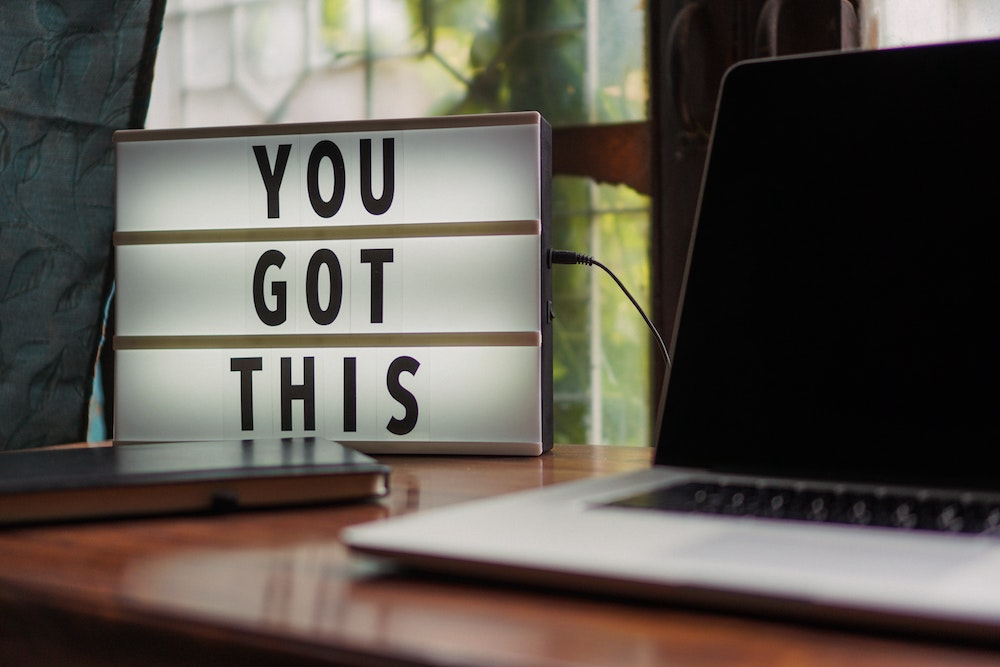
#> input picture exercise/images/sign.jpg, 1000 x 667 px
$ jupyter execute --allow-errors 2019_12_23_install_openvino.ipynb   (shell and % lines are left out)
#> lines starting #> are read from the running program, lines starting #| are printed output that depends on the picture
<a href="https://colab.research.google.com/github/Nov05/Udactiy-Intel-Edge-AI-Scholarship/blob/master/notebooks/2019_12_23_install_openvino.ipynb" target="_parent"></a>

[cell 1]
# created by nov05 on 2019-12-23

Install Intel® Distribution of OpenVINO™ toolkit for Linux*
https://docs.openvinotoolkit.org/latest/_docs_install_guides_installing_openvino_linux.html#install-openvino
Full package
http://registrationcenter-download.intel.com/akdlm/irc_nas/16057/l_openvino_toolkit_p_2019.3.376.tgz
Customization package
http://registrationcenter-download.intel.com/akdlm/irc_nas/16057/l_openvino_toolkit_p_2019.3.376_online.tgz

FastAI to OpenVINO
https://colab.research.google.com/drive/1TdjV6bSrgSAL6RcGsYzCaWMdaqaqCYID

# System Requirements

https://software.intel.com/en-us/openvino-toolkit/documentation/system-requirements

**Processors**
6th to 10th generation Intel® Core™ and Intel® Xeon®    processors

**Compatible Operating Systems**
Ubuntu* 18.04.3 LTS (64 bit)
Windows® 10 (64 bit)
CentOS* 7.4 (64 bit)
macOS* 10.13, 10.14 (64 bit)

[cell 2]
## check CPU specification
## https://colab.research.google.com/drive/16eTwQc1RBaLrMYaeGl6dNhQxMWXj8lUJ

[cell 3]
## check Ubuntu version - Ubuntu 18.04.3 LTS
## https://software.intel.com/en-us/forums/intel-distribution-of-openvino-toolkit/topic/813684
## Ubuntu 18 is technically not supported by OpenVino.
## That said many people in the OpenVino community have gotten
## it working on Ubuntu 18.

Some directories:
```
<INSTALL_DIR> /opt/intel/
<USER> workspace (/content/drive/My Drive/software/Intel OpenVINO 2019 R3.1/workspace)
~ /root
```
Some acronyms:
```
IR = Intermediate Representation
```

# Installation

[cell 4]
from google.colab import drive
#> (the rest of this cell did not finish here and is left out)

[cell 5]
# %%time
# %%capture
# ## install tools
# !sudo apt-get install -y pciutils cpio
# !sudo apt autoremove
# ## downnload installation files
# # !wget http://registrationcenter-download.intel.com/akdlm/irc_nas/16057/l_openvino_toolkit_p_2019.3.376.tgz
# # path = "/content/l_openvino_toolkit_p_2019.3.376.tgz"
# path = "/content/drive/My Drive/software/Intel OpenVINO 2019 R3.1/l_openvino_toolkit_p_2019.3.376.tgz"
# ## install openvino
# !tar xf "{path}" && \
#     cd l_openvino_toolkit_p* && \
#     ./install_openvino_dependencies.sh && \
#     sed -i 's/decline/accept/g' silent.cfg && \
#     ./install.sh --silent silent.cfg
# ## install prerequisites
# !/opt/intel/openvino/deployment_tools/model_optimizer/install_prerequisites/install_prerequisites.sh

[cell 6]
# %%time
# %%capture
# ## run demo
# !source /opt/intel/openvino/bin/setupvars.sh && \
#  /opt/intel/openvino/deployment_tools/demo/demo_squeezenet_download_convert_run.sh

[cell 7]
# Setting up pciutils (1:3.5.2-1ubuntu1.1) ...
'''
The following package was automatically installed and is no longer required:
  libnvidia-common-430
Use 'sudo apt autoremove' to remove it.
Suggested packages:
  libarchive1
The following NEW packages will be installed:
  cpio
0 upgraded, 1 newly installed, 0 to remove and 19 not upgraded.
'''

# Check enviroment variables

[cell 8]
import os
import json

## list all user environment variables
# print(json.dumps(dict(os.environ),
#                  indent=4, sort_keys=False))
## list user path environment variables
# !echo $PATH
print(os.environ['PATH'])

## list system variables PATH
import sys
sys.path

# Install Intel OpenVINO

https://software.intel.com/en-us/forums/intel-system-studio/topic/799526

```
Install location:
    /opt/intel
Component(s) selected:
    Inference Engine                                                       208MB
        Inference Engine Development Kit
        Inference Engine Runtime for Intel® CPU
        Inference Engine Runtime for Intel® Processor Graphics
        Inference Engine Runtime for Intel® Movidius™ VPU
        Inference Engine Runtime for Intel® Gaussian Neural Accelerator
        Inference Engine Runtime for Intel® Vision Accelerator Design with
Intel® Movidius™ VPUs
    Model Optimizer                                                          4MB
        Model Optimizer Tool
    Deep Learning Workbench                                                132MB
        Deep Learning Workbench
    OpenCV*                                                                117MB
        OpenCV* Libraries
```

```
Missing optional prerequisites
-- Intel® GPU is not detected on this machine
-- Intel® Graphics Compute Runtime for OpenCL™ Driver is missing but you will
```

[cell 9]
## get Intel OpenVINO full package
# !wget http://registrationcenter-download.intel.com/akdlm/irc_nas/16057/l_openvino_toolkit_p_2019.3.376.tgz

## bash: lspci: command not found
## !sudo apt-get install pciutils
'''
The first part of Intel® Distribution of OpenVINO™ toolkit 2019 R3.1 for Linux*
has been successfully installed in
/opt/intel/openvino_2019.3.376.

The setup program requires 'cpio' tool to complete installation. Please make
sure this tool is installed and its location is present in 'PATH' environment
variable.
'''
%cd /content/l_openvino_toolkit_p_2019.3.376
## command line installation

# Install External Software Dependencies

[cell 10]
## Run a script to download and install the external software dependencies
'''
This script installs the following OpenVINO 3rd-party dependencies:
  1. GTK+, FFmpeg and GStreamer libraries used by OpenCV
  2. libusb library required for Myriad plugin for Inference Engine
  3. build dependencies for OpenVINO samples
'''
%cd /opt/intel/openvino/install_dependencies

# Set the Environment Variables

[cell 11]
# %%shell
# source /opt/intel/openvino/bin/setupvars.sh -pyver 3.6 python_version=3.6

## Set the user Environment Variables
## You should see the following message:
## [setupvars.sh] OpenVINO environment initialized
# !source /opt/intel/openvino/bin/setupvars.sh

## CAUTION: this won't work in Colab Notebook for the current session.

[cell 12]
# !cat /opt/intel/openvino/bin/setupvars.sh

### Set through Python

[cell 13]
## CAUTION: export can't set system environment variables.
## The reason is that !export will assign the environment
## variable in an ephemeral sub-shell. But, you want to update
## the environment for the Python subprocess that spawns those sub-shells.
## !export INTEL_OPENVINO_DIR="/opt/intel/openvino_2019.3.376"
import os
os.environ['INTEL_OPENVINO_DIR'] = "/opt/intel/openvino_2019.3.376"
os.environ['INTEL_CVSDK_DIR'] = "/opt/intel/openvino_2019.3.376"
os.environ['PATH'] = \
    os.environ['INTEL_OPENVINO_DIR'] + "/deployment_tools/model_optimizer:" + \
    os.environ['INTEL_OPENVINO_DIR'] + "/python/python3.7/openvino:" + \
    os.environ['PATH']
#> (the rest of this cell did not finish here and is left out)

[cell 14]
# !echo $PYTHONPATH
# !echo $InferenceEngine_DIR
# !echo $OpenCV_DIR
# !echo $HDDL_INSTALL_DIR

[cell 15]
import sys
## so you can import openvino in current session
path = '/opt/intel/openvino_2019.3.376/python/python3.6'
if not path in sys.path:
    sys.path.insert(1, path)
sys.path

[cell 16]
'''
ImportError: libpython3.7m.so.1.0: cannot open shared object file: No such file or directory
'''
# !sudo apt install mlocate
# !sudo updatedb
## Google Colab doesn't have Python 3.7 installed by default.
## /usr/lib/x86_64-linux-gnu/libpython3.6m.so.1.0
## /opt/intel/openvino_2019.3.376/deployment_tools/inference_engine/lib/intel64/libinference_engine.so

### Check with imports

[cell 17]
## test environment variables
'''
import openvino
from openvino.inference_engine import IENetwork, IECore
exit()
'''

# Configure the Model Optimizer

[cell 18]
## Run the script to configure the Model Optimizer for Caffe, TensorFlow, MXNet, Kaldi*, and ONNX
## Configure all supported frameworks at the same time
'''
ERROR: tensorflow-metadata 0.15.1 has requirement protobuf<4,>=3.7, but you'll have protobuf 3.6.1 which is incompatible.
ERROR: albumentations 0.1.12 has requirement imgaug<0.2.7,>=0.2.5, but you'll have imgaug 0.2.9 which is incompatible.
ERROR: mxnet 1.3.1 has requirement numpy<1.15.0,>=1.8.2, but you'll have numpy 1.17.4 which is incompatible.

[WARNING] All Model Optimizer dependencies are installed globally.
[WARNING] If you want to keep Model Optimizer in separate sandbox
[WARNING] run install_prerequisites.sh venv {caffe|tf|mxnet|kaldi|onnx}
'''
%cd /opt/intel/openvino/deployment_tools/model_optimizer/install_prerequisites

# Run the Verification Scripts to Verify Installation

[cell 19]
'''
Top 10 results:
Image /opt/intel/openvino_2019.3.376/deployment_tools/demo/car.png
classid probability label
------- ----------- -----
817     0.6853030   sports car, sport car
479     0.1835197   car wheel
511     0.0917197   convertible
436     0.0200694   beach wagon, station wagon, wagon, estate car, beach waggon, station waggon, waggon
751     0.0069604   racer, race car, racing car
656     0.0044177   minivan
717     0.0024739   pickup, pickup truck
581     0.0017788   grille, radiator grille
468     0.0013083   cab, hack, taxi, taxicab
661     0.0007443   Model T
[ INFO ] Execution successful
[ INFO ] This sample is an API example, for any performance measurements please use the dedicated benchmark_app tool
###################################################
Demo completed successfully.
'''
## Go to the Inference Engine demo directory
%cd /opt/intel/openvino/deployment_tools/demo
## Run the Image Classification verification script
## Run the Inference Pipeline verification script
# !./demo_security_barrier_camera.sh

[cell 20]
## To learn about the verification scripts
# !cat /opt/intel/openvino/deployment_tools/demo/README.txt

 # Steps for Intel® Processor Graphics (GPU)

 Colab doesn't use Intel GPU...

# Steps for Intel® Movidius™ Neural Compute Stick and Intel® Neural Compute Stick 2

Colab doesn't have these either...

# Steps for Intel® Vision Accelerator Design with Intel® Movidius™ VPUs

Er...

# Example: Downloand model and generate IR

[cell 21]
## download model squeezenet1.1
## 【IMPORTANT】
## https://software.intel.com/en-us/forums/intel-distribution-of-openvino-toolkit/topic/813004
## Downloading /home/workspace/public/squeezenet1.1/squeezenet1.1.prototxt
## Downloading /home/workspace/public/squeezenet1.1/squeezenet1.1.caffemodel
## Replacing text in /home/workspace/public/squeezenet1.1/squeezenet1.1.prototxt

[cell 22]
## Run the Model Optimizer to convert the FP32 Squeezenet
## Caffe* model delivered with the installation into an
## optimized FP16 Intermediate Representation (IR)

## wrong input will generate wrong model...
# !source /opt/intel/openvino/bin/setupvars.sh && \
#     /usr/bin/python3 \
#     /opt/intel/openvino/deployment_tools/model_optimizer/mo.py \
#     --input_model /home/workspace/public/squeezenet1.1/squeezenet1.1.caffemodel \
#     --scale 255.0 \
#     --mean_values [104.0,117.0,123.0] \
#     --output_dir /home/workspace/intel/squeezenet1.1/FP16/ \
#     --data_type FP16

[cell 23]
## Please install required versions of components or use install_prerequisites script.
'''
[WARNING] All Model Optimizer dependencies are installed globally.
[WARNING] If you want to keep Model Optimizer in separate sandbox
[WARNING] run install_prerequisites.sh venv {caffe|tf|mxnet|kaldi|onnx}
'''
%cd /opt/intel/openvino_2019.3.376/deployment_tools/model_optimizer/install_prerequisites/

[cell 24]
## The squeezenet1.1.labels file contains the classes
## that ImageNet uses. This file is included so that
## the inference results show text instead of classification
## numbers. Copy squeezenet1.1.labels to your optimized model location

# Run a Sample Application

[Install Intel® Distribution of OpenVINO™ toolkit for Linux*](https://docs.openvinotoolkit.org/latest/_docs_install_guides_installing_openvino_linux.html#install-openvino)
If you are running inference on hardware other than VPU-based devices, you already have the required FP32 neural network model converted to an optimized Intermediate Representation (IR). Follow the steps in the [Run the Sample Application](https://docs.openvinotoolkit.org/latest/_docs_install_guides_installing_openvino_linux.html#run-the-sample-application) section to run the sample.

[Model Downloader Essentials](https://software.intel.com/en-us/articles/model-downloader-essentials)
**squeezenet1.1**

The "squeezenet1.1" model is an updated version of the "SqueezeNet" topology. It requires 2.4x less computation than SqueezeNet v1.0 without diminishing accuracy.

The model input is a blob that consists of a single image of "1x3x224x224" in BGR order. The BGR mean values need to be subtracted as follows: [104, 117, 123] before passing the image blob into the network.

The model output for "squeezenet1.1" is the typical object classifier output for the 1000 different classifications matching those in the ImageNet database.

[Convert a TensorFlow* Model](https://docs.openvinotoolkit.org/latest/_docs_MO_DG_prepare_model_convert_model_Convert_Model_From_TensorFlow.html#Convert_From_TF)
1. Go to the <INSTALL_DIR>/deployment_tools/model_optimizer directory
2. Use the mo_tf.py script to simply convert a model with the path to the input model .pb file:
`python3 mo_tf.py --input_model <INPUT_MODEL>.pb`

[cell 25]
## The same thing here for Ubuntu 18.04. The workaround is to extract package
## intel-openvino-ie-rt-vpu-ubuntu-bionic-2019.1.094-2019.1-094.x86_64.rpm manually.
'''
/root/inference_engine_samples_build/intel64/Release
[ INFO ] InferenceEngine:
	API version ............ 2.1
	Build .................. custom_releases/2019/R3_ac8584cb714a697a12f1f30b7a3b78a5b9ac5e05
	Description ....... API
[ INFO ] Parsing input parameters
[ INFO ] Parsing input parameters
[ INFO ] Files were added: 1
[ INFO ]     /opt/intel/openvino_2019.3.376/deployment_tools/demo/car.png
[ INFO ] Creating Inference Engine
[ ERROR ] Failed to create plugin /opt/intel/openvino_2019.3.376/deployment_tools/inference_engine/lib/intel64/libMKLDNNPlugin.so for device CPU
Please, check your environment
Cannot load library '/opt/intel/openvino_2019.3.376/deployment_tools/inference_engine/lib/intel64/libMKLDNNPlugin.so': libmkl_tiny_tbb.so: cannot open shared object file: No such file or directory
'''
## Go to the samples build directory
%cd ~/inference_engine_samples_build/intel64/Release
## /root/inference_engine_samples_build/intel64/Release
## Run on CPU
# !./classification_sample_async \
# 	-i /opt/intel/openvino_2019.3.376/deployment_tools/demo/car.png \
# 	-m /root/openvino_models/intel/public/squeezenet1.1/FP16/squeezenet1.1.xml \
# 	-d CPU
## Run on GPU
# !./classification_sample_async \
# 	-i /opt/intel/openvino/deployment_tools/demo/car.png \
# 	-m /home/workspace/intel/squeezenet1.1/FP16/squeezenet1.1.xml \
# 	-d GPU

[cell 26]
## Python sample
%cd /opt/intel/openvino/inference_engine/samples/python_samples/classification_sample_async
## Run on CPU

# Udacity Exercise: Deploy An App at the Edge

[2.12 Exercise: Deploy An App at the Edge](https://classroom.udacity.com/nanodegrees/nd132/parts/3eafdf71-b35c-4525-9b2c-d46f7dc300aa/modules/cc8ef708-33e0-472b-a8d6-ed66b8e6f678/lessons/ce84f711-c69f-4d6d-885d-0f18e061ca12/concepts/3f00f54a-b070-4425-aad8-2a037d295f2e)

[Overview of OpenVINO™ Toolkit Pre-Trained Models](https://docs.openvinotoolkit.org/2019_R1/_docs_Pre_Trained_Models.html)

[cell 27]
## This won't work in current session.

[cell 28]
## download 3 pre-trained models
%cd /opt/intel/openvino/deployment_tools/open_model_zoo/tools/downloader

[cell 29]
## check models downloaded

[cell 30]
%cd /content
## download github repo
# !rm -fr /content/Udactiy-Intel-Edge-AI-Scholarship/
# !git clone https://github.com/Nov05/Udactiy-Intel-Edge-AI-Scholarship.git
## OR download folder of github repo
# !sudo apt-get install subversion

[cell 31]
import numpy as np
from matplotlib import pyplot as plt
from PIL import Image
import cv2
from google.colab.patches import cv2_imshow

## display test image
%cd /content/exercise/002_deploy_an_app_at_the_edge
POSE_IMAGE = cv2.imread("../images/sign.jpg")
#> POSE_IMAGE is the input picture: shape (667, 1000, 3); mean B, G, R 79.7, 87.1, 92.6
print(POSE_IMAGE.shape)
#| (667, 1000, 3)
img = cv2.resize(POSE_IMAGE, (300, 210))
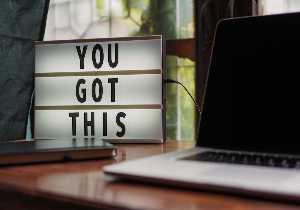
#> img: shape (210, 300, 3); mean B, G, R 79.4, 86.9, 92.4
# convert BGR to RGB
img = cv2.cvtColor(img, cv2.COLOR_BGR2RGB)
cv2_imshow(img) # cv2.imshow()
